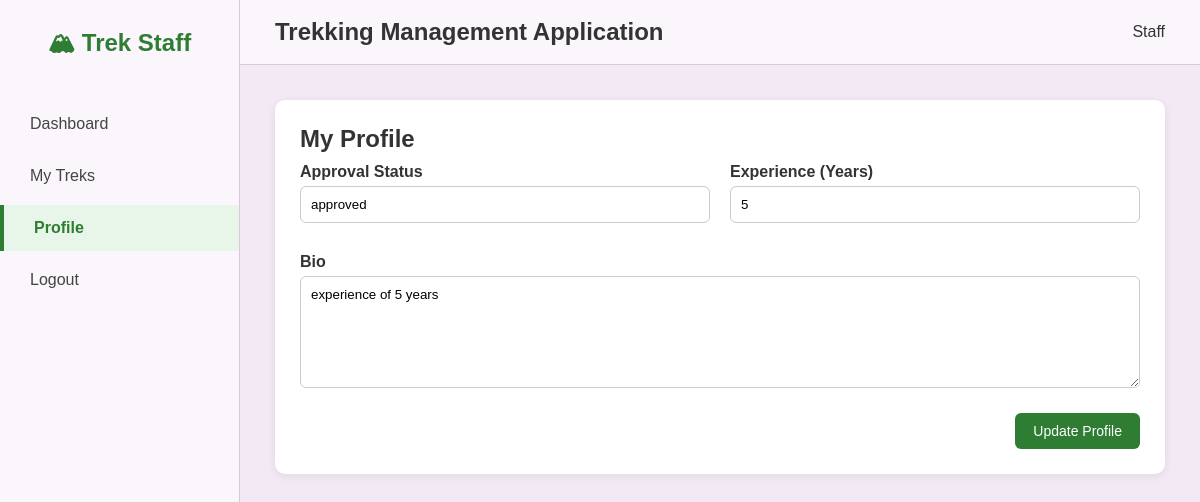
/staff/profile (signed in), run on the app's committed database.
### models/models.py (models this page shows)
class StaffProfile(db.Model):
    __tablename__='staff_profiles'
    id=db.Column(db.Integer,primary_key=True)
    user_id=db.Column(db.Integer, db.ForeignKey('users.id'),nullable=False,unique=True)
    bio=db.Column(db.Text,default='')
    experience_years=db.Column(db.Integer,default=0)
    approval_status=db.Column(db.String(20),default='pending')              #pending/approved/rejected
    user=db.relationship('User',backref=db.backref('staff_profile',uselist=False))

### controllers/staff_controller.py (the view, shortened to what this page needs)
    @app.route('/staff/profile',methods=['GET','POST'])
    @login_required
    @role_required('staff')
    def staff_profile():
        profile = StaffProfile.query.filter_by( user_id=session['user_id']).first()
        return render_template('staff/profile.html',
                               profile=profile
                               )

### templates/staff/profile.html
{% extends "base.html" %}
{% block content %}
<div class="dashboard-container">
    <aside class="sidebar">
        <h2 class="logo">🏔 Trek Staff</h2>
        <ul>
            <li>
                <a href="{{ url_for('staff_dashboard') }}">Dashboard</a>
            </li>
            <li>
                <a href="{{ url_for('assigned_treks') }}">My Treks</a>
            </li>
            <li class="active">
                <a href="{{ url_for('staff_profile') }}">Profile</a>
            </li>
            <li>
                <a href="{{ url_for('logout') }}">Logout</a>
            </li>
        </ul>
    </aside>
    <div class="main-content">
        <header class="topbar">
            <h2>Trekking Management Application</h2>
            <div class="admin-info">
                 Staff
            </div>
        </header>
        <div class="content">
            <div class="form-card">
                <h2>My Profile</h2>
                <form method="POST">
                    <div class="form-grid">
                        <div class="form-group">
                            <label>Approval Status</label>
                            <input
                                type="text"
                                value="{{ profile.approval_status }}"
                                readonly>
                        </div>
                        <div class="form-group">
                            <label>Experience (Years)</label>
                            <input
                                type="number"
                                name="experience_years"
                                value="{{ profile.experience_years }}"
                                min="0"
                                required>
                        </div>
                        <div class="form-group full-width">
                            <label>Bio</label>
                            <textarea
                                name="bio"
                                rows="6"
                                required>{{ profile.bio }}</textarea>
                        </div>
                    </div>
                    <div class="button-group">
                        <button
                            type="submit"
                            class="save-btn">
                            Update Profile
                        </button>
                    </div>
                </form>
            </div>
        </div>
    </div>
</div>
{% endblock %}

### static/css/style.css (style rules this page uses)
* { margin:0; padding:0; box-sizing:border-box; font-family:Arial, Helvetica, sans-serif; }
body { background:#F2E9F4; color:#333; }
.dashboard-container { display:flex; min-height:100vh; }
.sidebar { width:240px; background:#FAF6FB; border-right:1px solid #d8c7dd; padding:25px 0; }
.logo { text-align:center; color:#2e7d32; margin-bottom:35px; }
.sidebar ul { list-style:none; }
.sidebar li { margin:6px 0; }
.sidebar a { display:block; padding:14px 30px; text-decoration:none; color:#444; transition:.3s; }
.sidebar li.active a { background:#e8f5e9; color:#2e7d32; font-weight:bold; border-left:4px solid #2e7d32; }
.main-content { flex:1; }
.topbar { display:flex; justify-content:space-between; align-items:center; background:#FAF6FB; padding:18px 35px; border-bottom:1px solid #d8c7dd; }
.content { padding:35px; }
.card, .profile-card, .form-card, .table-box { background:#fff; border-radius:10px; box-shadow:0 2px 10px rgba(0,0,0,.08); }
.profile-card, .form-card, .table-box { padding:25px; margin-bottom:30px; }
.profile-card form, .form-group { display:flex; flex-direction:column; }
.profile-card label, .form-group label { font-weight:bold; margin:10px 0 5px; }
.profile-card input, .form-group input, .form-group textarea, .form-group select, .filter-form input, .filter-form select, .search-form input { padding:10px; border:1px solid #ccc; border-radius:6px; }
.form-grid { display:grid; grid-template-columns:repeat(2,1fr); gap:20px; }
.full-width { grid-column:1/3; }
.filter-form, .search-form, .button-group { display:flex; gap:15px; align-items:center; }
.button-group { justify-content:flex-end; margin-top:25px; }
.form-group textarea { resize:vertical; }
.btn, .save-btn, .cancel-btn, .edit-btn, .delete-btn, .assign-btn { display:inline-block; text-decoration:none; padding:10px 18px; border-radius:6px; font-size:14px; border:none; cursor:pointer; }
.save-btn { background:#2e7d32; color:#fff; }

### data on the page
StaffProfile: approval_status "approved", experience_years "5", bio "experience of 5 years"
